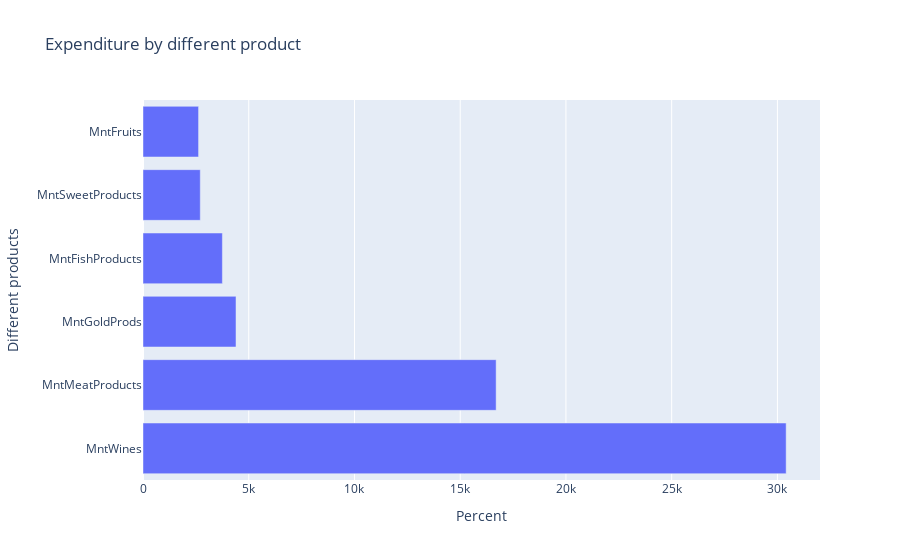

Notebook source saved alongside this figure:
### Code cell
#Expenditure by products
Mtnproduct=pd.DataFrame(df_m[[ 'MntWines', 'MntFruits',
       'MntMeatProducts', 'MntFishProducts', 'MntSweetProducts',
       'MntGoldProds']].mean()*100, 
                           columns=['Percent']).reset_index()
Mtnproduct
fig = px.bar(Mtnproduct,x='Percent',y='index',labels=dict(index='Different products',
                                        percent='Expenditure'),title="Expenditure by different product")
fig.update_layout(barmode='stack', yaxis={'categoryorder':'total descending'})

### Figure 1 — Plotly figure (JSON) as saved in the notebook; plotly's stock layout.template omitted (floating-point values rounded to 4 significant figures)
{"data": [{"alignmentgroup": "True", "hovertemplate": "Percent=%{x}<br>Different products=%{y}<extra></extra>", "legendgroup": "", "marker": {"color": "#636efa"}, "name": "", "offsetgroup": "", "orientation": "h", "showlegend": false, "textposition": "auto", "type": "bar", "x": [30410.0, 2628.0, 16700.0, 3754.0, 2708.0, 4398.0], "xaxis": "x", "y": ["MntWines", "MntFruits", "MntMeatProducts", "MntFishProducts", "MntSweetProducts", "MntGoldProds"], "yaxis": "y"}], "layout": {"barmode": "stack", "legend": {"tracegroupgap": 0}, "title": {"text": "Expenditure by different product"}, "xaxis": {"anchor": "y", "domain": [0, 1], "title": {"text": "Percent"}}, "yaxis": {"anchor": "x", "categoryorder": "total descending", "domain": [0, 1], "title": {"text": "Different products"}}}}
